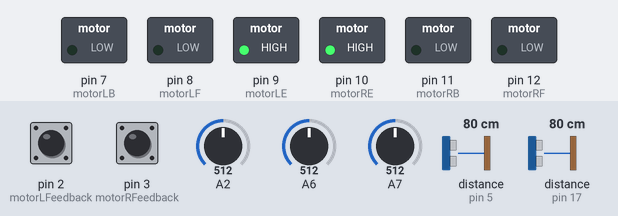
Bench run of a sketch on a simulated Arduino Uno, built with avr-gcc and run on an emulated ATmega328P. Parts: switched loads named in the sketch (green lamp = pin HIGH). The test bench sets the inputs (shaded band); at power-on: A6 = 512, A2 = 512, distance to the obstacle (sensors on pin 5, pin 17) 80 cm, pin 2 (motorLFeedback) HIGH, pin 3 (motorRFeedback) HIGH, A7 = 512. The echo pulse lasts 58.3 µs per cm.

Above: at 1.2 s.
1.3 s: A6 set to 212
8.0 s: A6 set to 190
At 10.0 s:
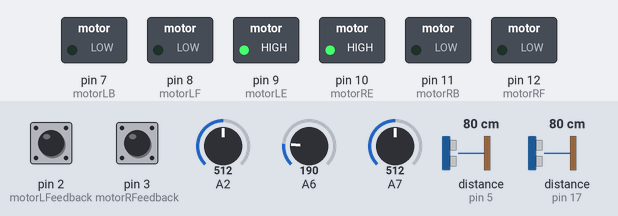
16.0 s: A2 set to 199
20.3 s: A2 set to 182
At 23.7 s:
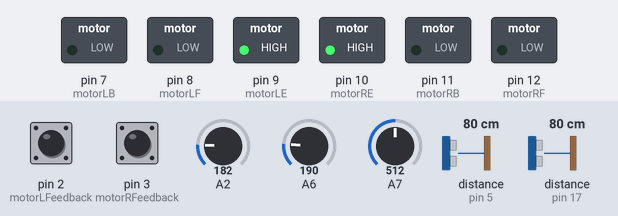
26.9 s: distance to the obstacle (sensor on pin 5) set to 2 cm
At 27.7 s:
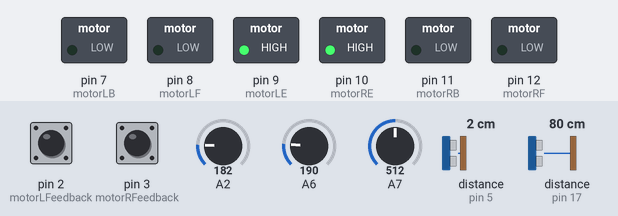
30.4 s: distance to the obstacle (sensor on pin 5) set to 9 cm
At 35.9 s:
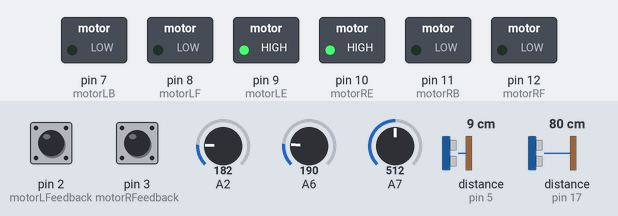
Timing chart, 0 to 39.4 s (numbered marks = the images above; inputs shaded):
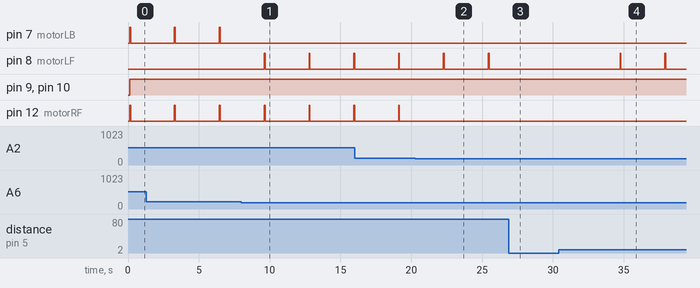

Measured:
- the behaviour switches between 200 and 199 on A6 (found by bisection; images 0 and 1)
- after the input at 8.0 s, pin 7 (motorLB): stops changing and stays LOW; pin 8 (motorLF): alternates HIGH for 0.06 s and LOW for 3.1 s, starting after 1.6 s
- after the input at 20.3 s, pin 12 (motorRF): stops changing and stays LOW
- after the input at 26.9 s, pin 8 (motorLF): stays LOW (without the input it goes to HIGH after 1.7 s)
- after the input at 30.4 s, pin 8 (motorLF): alternates HIGH for 0.06 s and LOW for 3.1 s, starting after 4.4 s
- by itself, pin 7 (motorLB): alternates HIGH for 0.07 s and LOW for 3.1 s
- by itself, pin 12 (motorRF): alternates HIGH for 0.06 s and LOW for 3.1 s

The sketch:

Light_Sensors_Obstacles.ino
```cpp
const int motorLFeedback = 2;
const int motorRFeedback = 3;
volatile int leftCount = 0;
volatile int rightCount = 0;
int startingSpeed = 150;
int rms = startingSpeed;   //The rms/lms is the left and right motor speeds, whose values will change thorughout the code accoridng to whther we want the rover to
int lms = startingSpeed;   //accelerate, increment under a set of parameters or remain the same.
int baseSpeed = 180;
const int lightSensorLeft = 14;
const int lightSensorMiddle = 15;
const int lightSensorRight = 16;
int threshold = 200;
boolean foundLight = false;

#include <NewPing.h>

#define TRIGGER_PIN  4     // Arduino pin tied to trigger pin on the ultrasonic sensor.
#define ECHO_PIN     5     // Arduino pin tied to echo pin on the ultrasonic sensor.
#define MAX_DISTANCE 200   // Maximum distance we want to ping for (in centimeters). Maximum sensor distance is rated at 400-500cm.

NewPing sonarF(TRIGGER_PIN, ECHO_PIN, MAX_DISTANCE); // NewPing setup of pins and maximum distance.

#define TRIGGER_PIN_D  13 // Arduino pin tied to trigger pin on the ultrasonic sensor.
#define ECHO_PIN_D    17  // Arduino pin tied to echo pin on the ultrasonic sensor.
#define MAX_DISTANCE_D 200 // Maximum distance we want to ping for (in centimeters). Maximum sensor distance is rated at 400-500cm.

NewPing sonarD(TRIGGER_PIN_D, ECHO_PIN_D, MAX_DISTANCE_D); // NewPing setup of pins and maximum distance.


void leftPulse(){
    leftCount++;
}

void rightPulse(){
    rightCount++;
}


void setup() {
  setupPins();
  pinMode(motorLFeedback, INPUT_PULLUP);
  attachInterrupt(digitalPinToInterrupt(motorLFeedback), leftPulse, RISING);
  pinMode(motorRFeedback, INPUT_PULLUP);
  attachInterrupt(digitalPinToInterrupt(motorRFeedback), rightPulse, RISING);
  Serial.begin(115200);

  sonarF.ping_cm();
  sonarD.ping_cm();
}


void loop() {
  delay(100);

  if ((leftReading() < threshold) || (rightReading() < threshold) || (centreReading() < threshold)){
    foundLight = true;
  }
  else {
    foundLight = false;
    stop();
  }


  if (foundLight) {
    if ((centreReading() < leftReading()) && (centreReading() < rightReading())) {
      forward(150,200);
    }
    else if (leftReading() > centreReading()) {
      forward(0, 200);
    }
    else if (rightReading() > centreReading()) {
      forward(150, 0);
    }
  }


  else {
    leftTurn(10);
  }

 int cm = sonarF.ping_cm();
  if ((cm < 8) && (cm > 0)) {
    stop();
    delay(3000);
    foundLight = false;
  }

  delay(50);

  int cm2 = sonarD.ping_cm();
  if (cm2 > 13) {
    stop();
    delay(3000);
    foundLight = false;
  }
}


float leftReading(){
  return analogRead(7);
}

float rightReading(){
  return analogRead(2);
}

float centreReading(){
  return analogRead(6);
}
```

controlFunctions.ino
```cpp
// Left Pins
const int motorLE = 9;              //Left Motor Enable
const int motorLB = 7;              //Left Motor Backwards
const int motorLF = 8;              //Left Motor Forwards

// Right Pins
const int motorRE = 10;             //Right Motor Enable
const int motorRF = 12;             //Right Motor Forwards
const int motorRB = 11;             //Right Motor Backwards


void setupPins() {
  pinMode(motorLE, OUTPUT);
  pinMode(motorLB, OUTPUT);
  pinMode(motorLF, OUTPUT);
  pinMode(motorRE, OUTPUT);
  pinMode(motorRB, OUTPUT);
  pinMode(motorRF, OUTPUT);
}

/* This function will move the rover forwards.
With this, both motors are enabled
The backwards motors are off and the forwards are on.
Therefore the rover moves forwards.*/
void forward() {
  digitalWrite(motorLE, HIGH);
  digitalWrite(motorRE, HIGH);
  digitalWrite(motorRB, LOW);
  digitalWrite(motorLB, LOW);
  digitalWrite(motorRF, HIGH);
  digitalWrite(motorLF, HIGH);
}

void forward(int rms, int lms) {
  digitalWrite(motorLE, HIGH);
  digitalWrite(motorRE, HIGH);
  digitalWrite(motorRB, LOW);
  digitalWrite(motorLB, LOW);
  analogWrite(motorRF, rms);
  analogWrite(motorLF, lms);
}


/* This function will stop the rover.
With this, both motors are enabled, however
Neither the forwards or backwards are on
so it doesn't move at all.*/
void stop() {
  digitalWrite(motorLE, HIGH);
  digitalWrite(motorRE, HIGH);
  digitalWrite(motorRB, LOW);
  digitalWrite(motorLB, LOW);
  digitalWrite(motorRF, LOW);
  digitalWrite(motorLF, LOW);
}


/*This function will move the rover backwards.
With this, both motors are enabled The backwards motors are enabled.
However the forwards aren't, resulting in a reverse.*/
void reverse() {
  digitalWrite(motorLE, HIGH);
  digitalWrite(motorRE, HIGH);
  digitalWrite(motorRB, HIGH);
  digitalWrite(motorLB, HIGH);
  digitalWrite(motorRF, LOW);
  digitalWrite(motorLF, LOW);
}

void rightTurn() {
  rightTurn(812);
}

void rightTurn(int amount){
  digitalWrite(motorLE, HIGH);
  digitalWrite(motorRE, HIGH);
  digitalWrite(motorRB, HIGH);
  digitalWrite(motorLB, LOW);
  digitalWrite(motorRF, LOW);
  digitalWrite(motorLF, HIGH);
  delay(amount);
}

void leftTurn() {
  leftTurn(708);
}

void leftTurn(int amount){
  digitalWrite(motorLE, HIGH);
  digitalWrite(motorRE, HIGH);
  digitalWrite(motorRB, LOW);
  digitalWrite(motorLB, HIGH);
  digitalWrite(motorRF, HIGH);
  digitalWrite(motorLF, LOW);
  delay(amount);
}
```
